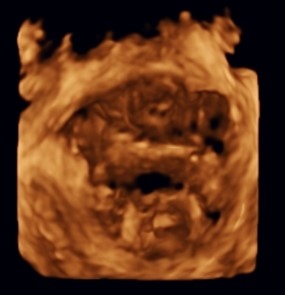
#> input picture datasets/pelvic_test6_source/image/00000.jpg, 285 x 295 px; its folder holds only this picture in this run
$ python prepare_single_case.py --image datasets/pelvic_test6_source/image/00000.jpg --mask datasets/pelvic_test6_source/image/00000.jpg --output out.png
#> lines starting #> are read from the running program, lines starting #| are printed output that depends on the picture; after the words box and inside, x2 and y2 are one past the last pixel; in counts of white or black regions, pixels touching at a corner belong together
"""Prepare one real C-plane ultrasound pair and a mask-only prior bank.

The real image domain intentionally contains exactly one image and one mask.
Smooth deformations are written only to ``mask_priors`` and are never used as
real image reconstruction targets.
"""

import argparse
import json
import shutil
from pathlib import Path

import numpy as np
from PIL import Image
from scipy import ndimage


def largest_component(mask):
    labels, count = ndimage.label(mask)
    if count == 0:
        raise ValueError("The input mask is empty.")
    sizes = ndimage.sum(mask, labels, range(1, count + 1))
    return labels == int(np.argmax(sizes) + 1)


# [99 lines left out: functions row_width, metrics, smooth_field, deform_mask, valid, not called in this run]


def main():
    parser = argparse.ArgumentParser()
    parser.add_argument("--image", required=True)
    parser.add_argument("--mask", required=True)
    parser.add_argument("--output", required=True)
    parser.add_argument("--num-mask-priors", type=int, default=64)
    parser.add_argument("--crop-top", type=int, default=20)
    parser.add_argument("--seed", type=int, default=22)
    parser.add_argument("--max-attempts", type=int, default=10000)
    parser.add_argument("--overwrite", action="store_true")
    args = parser.parse_args()

    image = np.asarray(Image.open(args.image).convert("RGB"))
#> image is the input picture: shape (295, 285, 3); mean R, G, B 99.2, 53.1, 24.7
    mask = np.asarray(Image.open(args.mask).convert("L")) >= 128
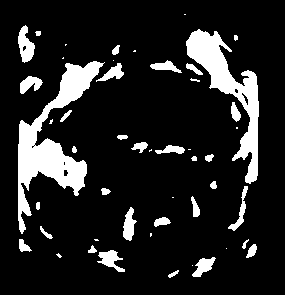
#> mask: shape (295, 285) bool; 13.6% white; 49 white regions (15 under 20 px), largest, box (x1, y1, x2, y2) and area: (18, 61, 105, 234) 4453, (186, 29, 259, 184) 3314, (18, 25, 35, 63) 377
    if image.shape[:2] != mask.shape:
        raise ValueError(f"Image/mask size mismatch: {image.shape[:2]} vs {mask.shape}")
    if args.crop_top:
        image = image[args.crop_top:]
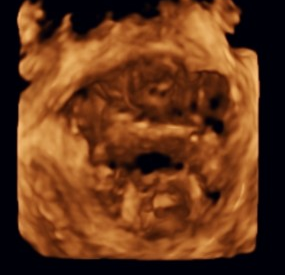
#> image: shape (275, 285, 3); mean R, G, B 106.1, 56.8, 25.9
        mask = mask[args.crop_top:]
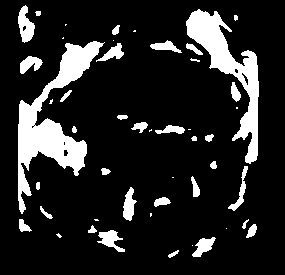
#> mask: shape (275, 285) bool; 14.5% white; 48 white regions (14 under 20 px), largest, box (x1, y1, x2, y2) and area: (18, 41, 105, 214) 4453, (186, 9, 259, 164) 3314, (18, 5, 35, 43) 377
    mask = largest_component(mask)
#> in largest_component, `labels, count = ndimage.label(mask)`:
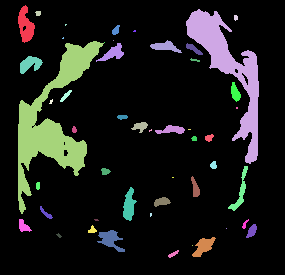
#> labels: shape (275, 285) int32; 50 distinct labels, from 0 to 49; one colour per label, 0 black
#> in largest_component, `labels, count = ndimage.label(mask)`: count = 49
#> in largest_component, `sizes = ndimage.sum(mask, labels, range(1, count + 1))`: sizes = 49 values, max 4452 at index 10, min 1 at index 8, mean 232.7
#> in largest_component, `return labels == int(np.argmax(sizes) + 1)`:
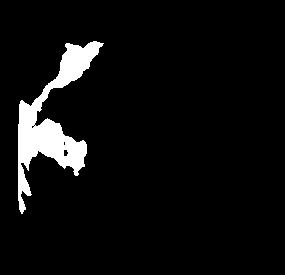
#> returned value: shape (275, 285) bool; 5.7% white; 1 white region, box (x1, y1, x2, y2) and area: (18, 41, 104, 214) 4452
    mask = ndimage.binary_fill_holes(mask)
#> mask: shape (275, 285) bool; 5.7% white; 1 white region, box (x1, y1, x2, y2) and area: (18, 41, 104, 214) 4479

    root = Path(args.output)
    if root.exists() and args.overwrite:
        shutil.rmtree(root)
    for name in ("image", "mask", "mask_priors"):
        (root / name).mkdir(parents=True, exist_ok=True)
    if any((root / "image").glob("*")) and not args.overwrite:
#> (the run stopped early here; a loop or call above may not have finished)
